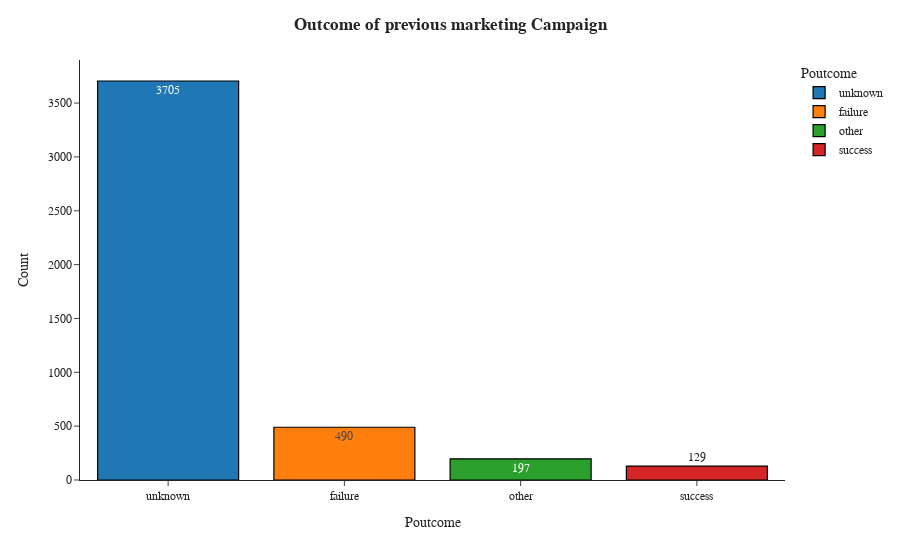

Source (notebook cell):
### Code cell
fig=px.bar(df.poutcome.value_counts().reset_index().rename(columns={'index':'Poutcome','poutcome':'Count'}),x='Poutcome',y='Count',color='Poutcome',text='Count',template='simple_white')
fig.update_traces(marker=dict(line=dict(color='#000000', width=1.2)))
fig.update_layout(title_x=0.5,title_text='<b>Outcome of previous marketing Campaign',font_family="Times New Roman",title_font_family="Times New Roman")

### Figure 1 — Plotly figure (JSON) as saved in the notebook; plotly's stock layout.template omitted (floating-point values rounded to 4 significant figures)
{"data": [{"alignmentgroup": "True", "hovertemplate": "Poutcome=%{x}<br>Count=%{text}<extra></extra>", "legendgroup": "unknown", "marker": {"color": "#1F77B4", "line": {"color": "#000000", "width": 1.2}, "pattern": {"shape": ""}}, "name": "unknown", "offsetgroup": "unknown", "orientation": "v", "showlegend": true, "text": [3705], "textposition": "auto", "type": "bar", "x": ["unknown"], "xaxis": "x", "y": [3705], "yaxis": "y"}, {"alignmentgroup": "True", "hovertemplate": "Poutcome=%{x}<br>Count=%{text}<extra></extra>", "legendgroup": "failure", "marker": {"color": "#FF7F0E", "line": {"color": "#000000", "width": 1.2}, "pattern": {"shape": ""}}, "name": "failure", "offsetgroup": "failure", "orientation": "v", "showlegend": true, "text": [490], "textposition": "auto", "type": "bar", "x": ["failure"], "xaxis": "x", "y": [490], "yaxis": "y"}, {"alignmentgroup": "True", "hovertemplate": "Poutcome=%{x}<br>Count=%{text}<extra></extra>", "legendgroup": "other", "marker": {"color": "#2CA02C", "line": {"color": "#000000", "width": 1.2}, "pattern": {"shape": ""}}, "name": "other", "offsetgroup": "other", "orientation": "v", "showlegend": true, "text": [197], "textposition": "auto", "type": "bar", "x": ["other"], "xaxis": "x", "y": [197], "yaxis": "y"}, {"alignmentgroup": "True", "hovertemplate": "Poutcome=%{x}<br>Count=%{text}<extra></extra>", "legendgroup": "success", "marker": {"color": "#D62728", "line": {"color": "#000000", "width": 1.2}, "pattern": {"shape": ""}}, "name": "success", "offsetgroup": "success", "orientation": "v", "showlegend": true, "text": [129], "textposition": "auto", "type": "bar", "x": ["success"], "xaxis": "x", "y": [129], "yaxis": "y"}], "layout": {"barmode": "relative", "font": {"family": "Times New Roman"}, "legend": {"title": {"text": "Poutcome"}, "tracegroupgap": 0}, "margin": {"t": 60}, "title": {"font": {"family": "Times New Roman"}, "text": "<b>Outcome of previous marketing Campaign", "x": 0.5}, "xaxis": {"anchor": "y", "categoryarray": ["unknown", "failure", "other", "success"], "categoryorder": "array", "domain": [0, 1], "title": {"text": "Poutcome"}}, "yaxis": {"anchor": "x", "domain": [0, 1], "title": {"text": "Count"}}}}
